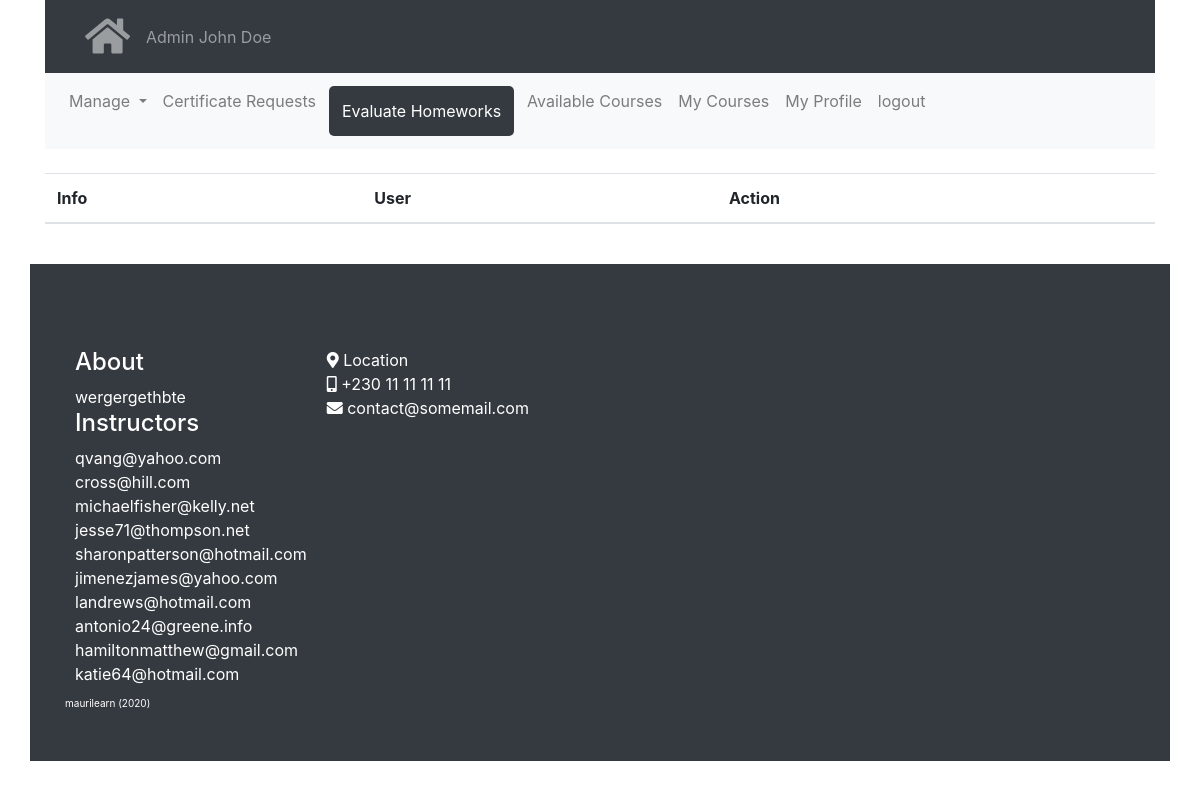
Before: /course/homework/submissions (signed in) with the older database file.
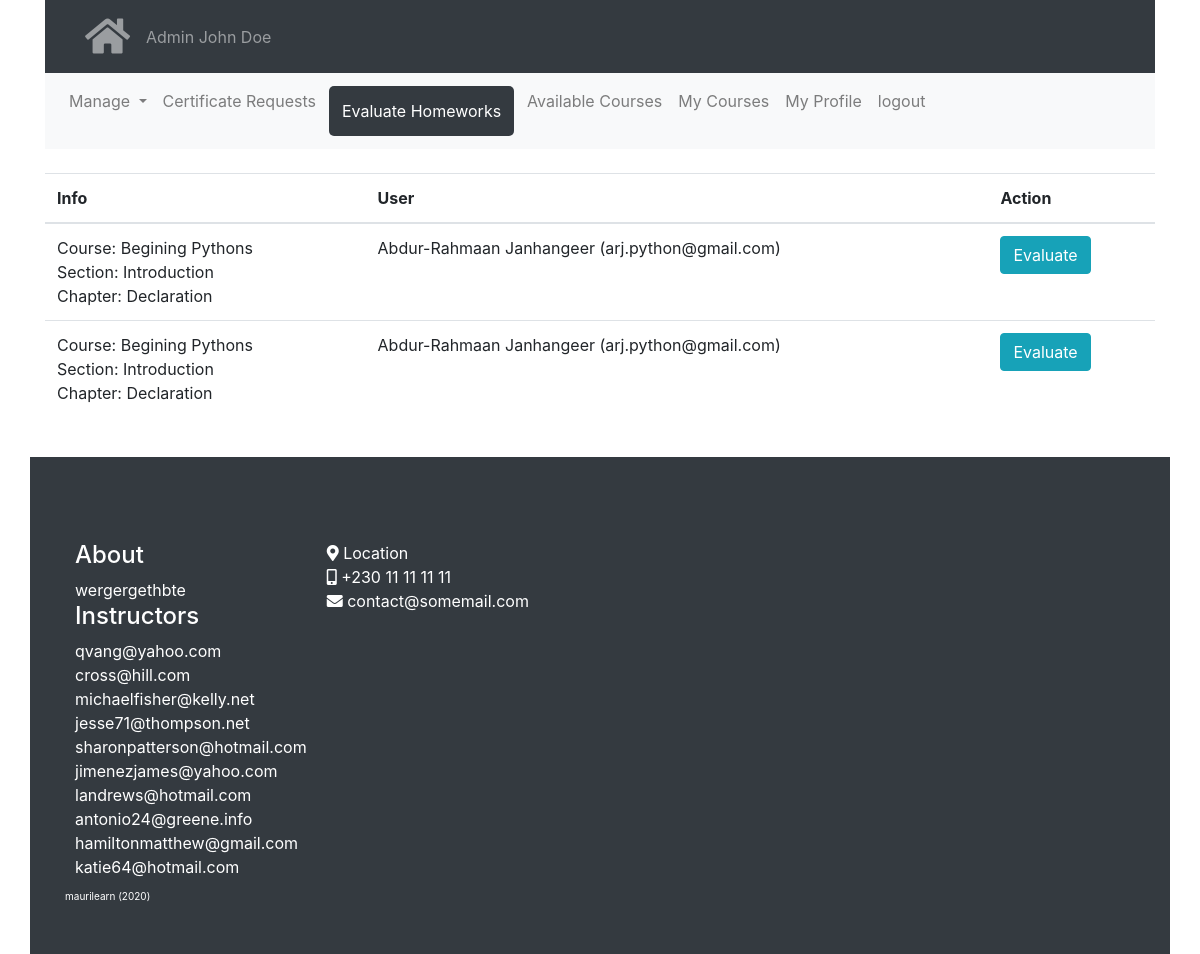
After: the same page with the newer database file.
### modules/auth/models.py (models this page shows, shortened)
class User(UserMixin, db.Model):
    __tablename__ = 'users'
    id = db.Column(db.Integer, primary_key=True)
    email = db.Column(db.String(100))
    password = db.Column(db.String(128))
    name = db.Column(db.String(120))
    role = db.Column(db.String(120))
    courses = db.relationship("Course",
        secondary=course_subs,
        cascade = "all, delete")# !subs- teacher, students
    quiz_histories = db.relationship('QuizHistory', backref='person', lazy=True,
        cascade="all, delete, delete-orphan")
    def delete(self):
        db.session.delete(self)
        db.session.commit()

### modules/course/models.py (models this page shows, shortened)
class HomeworkSubmission(db.Model):
    __tablename__ = 'homework_submissions'
    id = db.Column(db.Integer, primary_key=True)
    course_taker_id = db.Column(db.Integer, db.ForeignKey('users.id'),
        nullable=False)
    subsection_id = db.Column(db.Integer, db.ForeignKey('sub_sections.id'),
        nullable=False)
    filename = db.Column(db.String(100))

class Course(db.Model):
    __tablename__ = 'courses'
    id = db.Column(db.Integer, primary_key=True)
    name = db.Column(db.String(100))
    created_date = db.Column(db.DateTime, default=datetime.now())
    teacher_id = db.Column(db.Integer, db.ForeignKey('users.id'),
        nullable=False)
    sections = db.relationship('Section', backref='course', lazy=True,
        cascade="all, delete, delete-orphan")
    def delete(self):
        db.session.delete(self)
        db.session.commit()

class Section(db.Model):
    __tablename__ = 'sections'
    id = db.Column(db.Integer, primary_key=True)
    name = db.Column(db.String(100))
    created_date = db.Column(db.DateTime, default=datetime.now())
    course_id = db.Column(db.Integer, db.ForeignKey('courses.id'),
        nullable=False)
    quizzes = db.relationship('Quiz', backref='section', lazy=True,
        cascade="all, delete, delete-orphan")
    quiz_histories = db.relationship('QuizHistory', backref='section', lazy=True,
        cascade="all, delete, delete-orphan")
    sub_sections = db.relationship('SubSection', backref='section', lazy=True,
        cascade="all, delete, delete-orphan")
    def delete(self):
        db.session.delete(self)
        db.session.commit()

class SubSection(db.Model):
    __tablename__ = 'sub_sections'
    id = db.Column(db.Integer, primary_key=True)
    name = db.Column(db.String(100))
    created_date = db.Column(db.DateTime, default=datetime.now())
    section_id = db.Column(db.Integer, db.ForeignKey('sections.id'),
        nullable=False)
    resources = db.relationship('Resource', backref='sub_section', lazy=True,
        cascade="all, delete, delete-orphan")
    homeworks = db.relationship('Homework', backref='sub_section', lazy=True,
        cascade="all, delete, delete-orphan")
    homework_submissions = db.relationship('HomeworkSubmission', backref='sub_section', lazy=True,
        cascade="all, delete, delete-orphan")
    homework_evaluations = db.relationship('HomeworkEvaluation', backref='sub_section', lazy=True,
        cascade="all, delete, delete-orphan")
    def delete(self):
        db.session.delete(self)
        db.session.commit()

### modules/course/view.py (the view, shortened to what this page needs)
@course_blueprint.route("/homework/submissions", methods=['GET', 'POST'])
@roles_required(['admin', 'teacher'])
@login_required
def view_homework_submissions():
    context = base_context()
    if current_user.role == 'admin':
        submissions = HomeworkSubmission.query.all()
    context['submissions'] = submissions
    context['User'] = User
    return render_template('course/view_submissions.html', **context)

### modules/auth/access.py (called while the page is built)
def roles_required(roles):
    def wrapper(fn):
        @wraps(fn)
        def decorated_view(*args, **kwargs):
            if current_user.is_authenticated: # no () as we did not implement def is-authenticated in user model
                if not current_user.role in roles:
                    return 'Unauthorised access'
            else:
                redirect(url_for('auth.login'))
            return fn(*args, **kwargs)
        return decorated_view
    return wrapper

### shopyoapi/enhance.py (called while the page is built)
def base_context():
    base_context = {
        'MESSAGE': '',
        'current_user': current_user,
        'User': User
    }
    return base_context.copy()

### modules/course/templates/course/view_submissions.html (shortened to what this page needs)
{% extends "base/base.html" %}
{% block content %}
{%set active_page = 'evaluate_homeworks'%}
{%include 'course/partials/nav.html'%}
<br>
<table class="table">
  <thead>
    <tr>
      <th>Info</th>
      <th>User</th>
      <th>Action</th>
    </tr>
  </thead>
  <tbody>
    {%for submission in submissions%}
      {%set course_taker = User.query.get(submission.course_taker_id) %}
      <tr>
        <td>
        Course: {{submission.sub_section.section.course.name}}<br>
        Section: {{submission.sub_section.section.name}}<br>
        Chapter: {{submission.sub_section.name}}
        <td>
        {{course_taker.name}} ({{course_taker.email}})
        </td>
        <td>
          <a
            class="btn btn-info"
            href="{{url_for('course.evaluate_homework_submission', submission_id=submission.id)}}">
            Evaluate
          </a>
        </td>
      </tr>
    {%endfor%}
  </tbody>
</table>
{% endblock %}

### modules/base/templates/base/base.html (shortened to what this page needs)
<!DOCTYPE html>
<html>
<head>
    <link rel="stylesheet" href="/static/bootstrap.min.css">
    <link rel="stylesheet" href="/static/fontawesome/css/all.css">
</head>
<body>
<div class="container">
    <nav class="navbar navbar-expand-sm bg-dark navbar-dark">
      <div id="flashed-messages">
    </div>
      <ul class="navbar-nav">
        <li class="nav-item">
          <a class="nav-link" href="/" title="Main Page"><i class="fas fa-home"></i></a>
        </li>
      </ul>
      <ul class="navbar-nav">
        <li class="nav-item">
          <a class="nav-link" href="/" title="Main Page">
            <span style="text-transform:capitalize;">{{current_user.role}}</span> {{current_user.name}}
          </a>
        </li>
      </ul>
    </nav>
    {% block content %}{% endblock %}
</div>
<br>
<footer class="app-footer page-footer bg-dark container" style="">
  <br>
  <div class="row">
    <div class="">
      <h4>About</h4>
      wergergethbte
      <h4>Instructors</h4>
      {%for teacher in User.query.filter(
                (User.role == 'teacher')
                ).all()%}
        {{teacher.email}}<br>
      {%endfor%}
    </div>
    <div class="">
      <i class="fa fa-map-marker-alt"></i> Location <br>
      <i class="fa fa-mobile-alt"></i> +230 11 11 11 11 <br>
      <i class="fa fa-envelope"></i> contact@somemail.com
    </div>
  </div>
  <div class="row app-copyright">
    maurilearn (<span id="year"></span>)
  </div>
</footer>
</body>
</html>

Changed rows visible on the page:
added HomeworkSubmission: sub_section.section.course.name "Begining Pythons", sub_section.section.name "Introduction", sub_section.name "Declaration"
now on this page (row unchanged): User: name "Abdur-Rahmaan Janhangeer", email "arj.python@gmail.com"
added HomeworkSubmission: sub_section.section.course.name "Begining Pythons", sub_section.section.name "Introduction", sub_section.name "Declaration"
